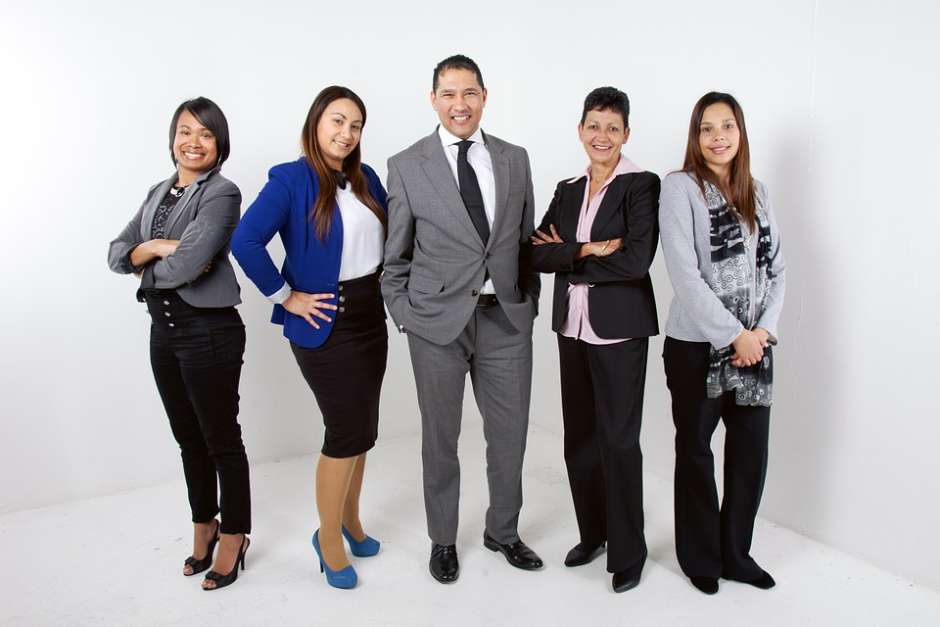
#> input picture HaarCascade_Frontalface_Imagenes/Imagen_Ejemplo.jpg, 940 x 627 px, found by its file name
$ python Deteccion_Rostros_Frontal.py
#> lines starting #> are read from the running program, lines starting #| are printed output that depends on the picture; after the words box and inside, x2 and y2 are one past the last pixel; in counts of white or black regions, pixels touching at a corner belong together
import cv2
import sys


faceClassif = cv2.CascadeClassifier(sys.path[0] + '\haarcascade_frontalface_default.xml')

image = cv2.imread( sys.path[0] + '\Imagen_Ejemplo.jpg' , 1)
#> image is the input picture: shape (627, 940, 3); mean B, G, R 172.9, 169.6, 171.9
gray = cv2.cvtColor(image, cv2.COLOR_BGR2GRAY)
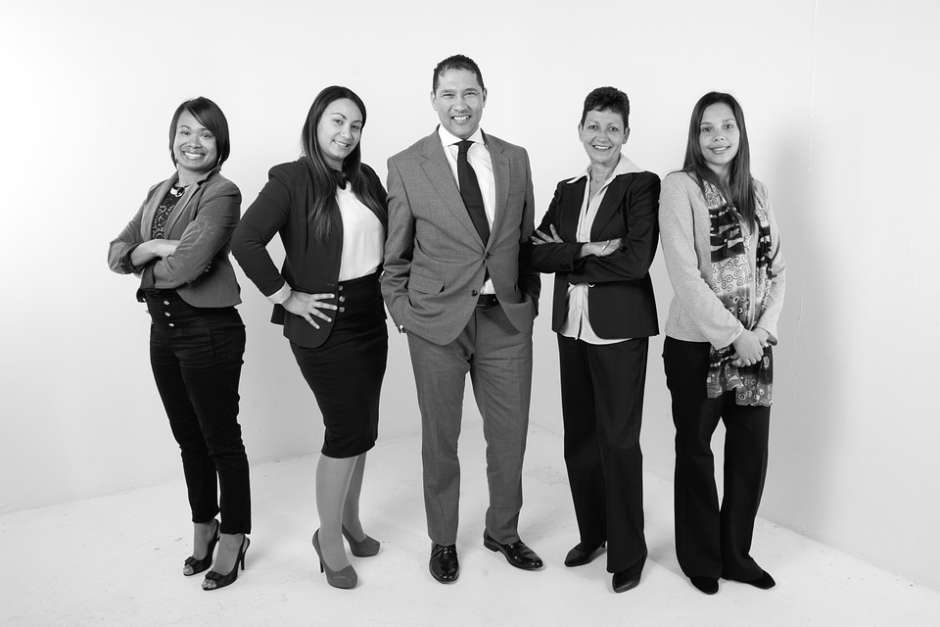
#> gray: shape (627, 940); min 0, max 255, mean 170.6


faces = faceClassif.detectMultiScale(gray,
                                     scaleFactor=1.1,
                                     minNeighbors=5,
                                     minSize=(30, 30),
                                     maxSize=(280, 280) )
#> faces = [[167, 112, 54, 54], [429, 71, 61, 61], [317, 102, 55, 55], [576, 106, 55, 55], [689, 106, 59, 59]]
for (x, y, w, h) in faces:
    cv2.rectangle(image, (x, y), (x+w, y+h), (0,255,0), 2 )
#> this loop made 5 passes
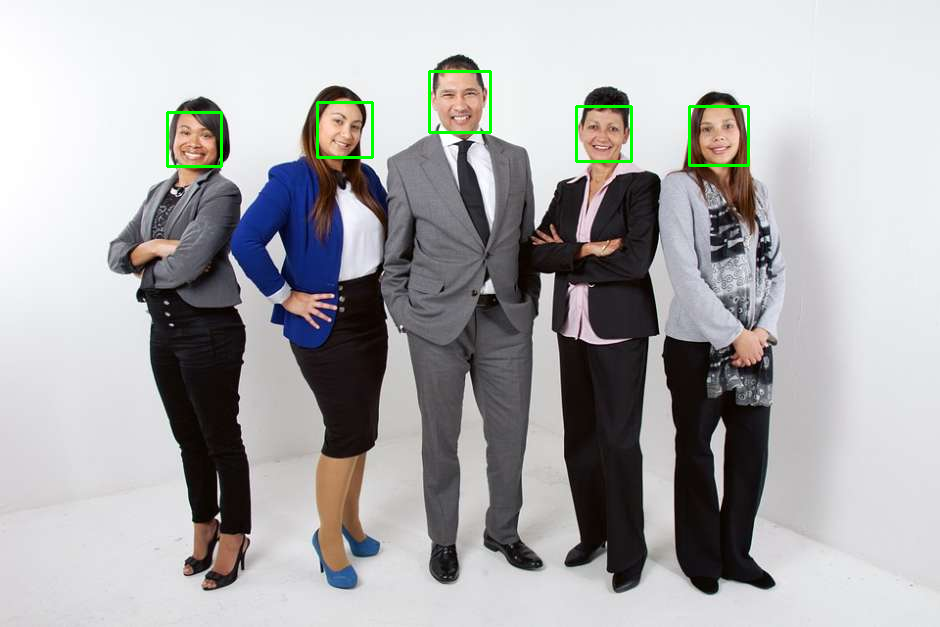
#> image: shape (627, 940, 3); 0.57% of pixels changed, all inside (x1, y1, x2, y2) = (166, 70, 750, 168)

cv2.imshow('image', image)
cv2.waitKey(0)
cv2.destroyAllWindows()
